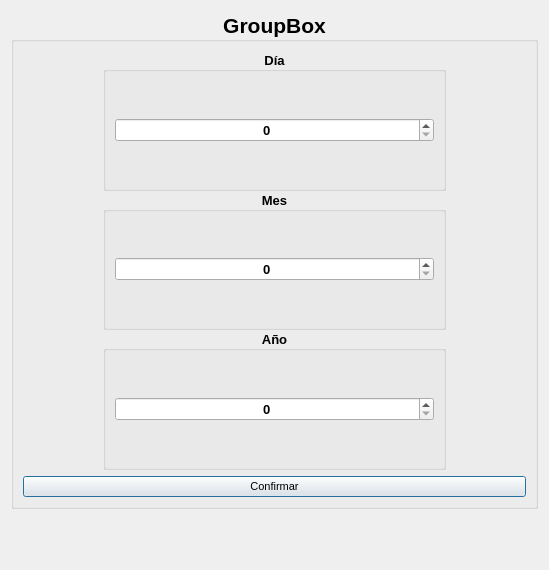
<?xml version="1.0" encoding="UTF-8"?>
<ui version="4.0">
 <class>Elegirfecha3</class>
 <widget class="QDialog" name="Elegirfecha3">
  <property name="geometry">
   <rect>
    <x>0</x>
    <y>0</y>
    <width>549</width>
    <height>570</height>
   </rect>
  </property>
  <property name="windowTitle">
   <string>Dialog</string>
  </property>
  <layout class="QGridLayout" name="gridLayout">
   <item row="0" column="0">
    <layout class="QVBoxLayout" name="verticalLayout">
     <property name="spacing">
      <number>0</number>
     </property>
     <property name="bottomMargin">
      <number>50</number>
     </property>
     <item>
      <widget class="QGroupBox" name="groupBoxFecha">
       <property name="maximumSize">
        <size>
         <width>16777215</width>
         <height>16777215</height>
        </size>
       </property>
       <property name="font">
        <font>
         <pointsize>16</pointsize>
         <weight>75</weight>
         <bold>true</bold>
        </font>
       </property>
       <property name="title">
        <string>GroupBox</string>
       </property>
       <property name="alignment">
        <set>Qt::AlignCenter</set>
       </property>
       <layout class="QVBoxLayout" name="verticalLayout_3">
        <item>
         <layout class="QVBoxLayout" name="verticalLayout_2">
          <property name="spacing">
           <number>0</number>
          </property>
          <property name="leftMargin">
           <number>80</number>
          </property>
          <property name="rightMargin">
           <number>80</number>
          </property>
          <property name="bottomMargin">
           <number>0</number>
          </property>
          <item>
           <widget class="QGroupBox" name="groupBox">
            <property name="maximumSize">
             <size>
              <width>16777215</width>
              <height>16777215</height>
             </size>
            </property>
            <property name="font">
             <font>
              <pointsize>10</pointsize>
              <weight>75</weight>
              <bold>true</bold>
             </font>
            </property>
            <property name="title">
             <string>Día</string>
            </property>
            <property name="alignment">
             <set>Qt::AlignCenter</set>
            </property>
            <layout class="QHBoxLayout" name="horizontalLayout">
             <item>
              <widget class="QSpinBox" name="spinBoxd">
               <property name="alignment">
                <set>Qt::AlignCenter</set>
               </property>
              </widget>
             </item>
            </layout>
           </widget>
          </item>
          <item>
           <widget class="QGroupBox" name="groupBox_2">
            <property name="maximumSize">
             <size>
              <width>16777215</width>
              <height>16777215</height>
             </size>
            </property>
            <property name="font">
             <font>
              <pointsize>10</pointsize>
              <weight>75</weight>
              <bold>true</bold>
             </font>
            </property>
            <property name="title">
             <string>Mes</string>
            </property>
            <property name="alignment">
             <set>Qt::AlignCenter</set>
            </property>
            <layout class="QHBoxLayout" name="horizontalLayout_3">
             <item>
              <widget class="QSpinBox" name="spinBoxm">
               <property name="alignment">
                <set>Qt::AlignCenter</set>
               </property>
              </widget>
             </item>
            </layout>
           </widget>
          </item>
          <item>
           <widget class="QGroupBox" name="groupBoxMensaje">
            <property name="maximumSize">
             <size>
              <width>16777215</width>
              <height>16777215</height>
             </size>
            </property>
            <property name="font">
             <font>
              <pointsize>10</pointsize>
              <weight>75</weight>
              <bold>true</bold>
             </font>
            </property>
            <property name="title">
             <string>Año</string>
            </property>
            <property name="alignment">
             <set>Qt::AlignCenter</set>
            </property>
            <layout class="QHBoxLayout" name="horizontalLayout_4">
             <item>
              <widget class="QSpinBox" name="spinBoxy">
               <property name="alignment">
                <set>Qt::AlignCenter</set>
               </property>
              </widget>
             </item>
            </layout>
           </widget>
          </item>
         </layout>
        </item>
        <item>
         <widget class="QPushButton" name="pushButton">
          <property name="font">
           <font>
            <pointsize>8</pointsize>
            <weight>50</weight>
            <bold>false</bold>
           </font>
          </property>
          <property name="text">
           <string>Confirmar</string>
          </property>
         </widget>
        </item>
       </layout>
      </widget>
     </item>
    </layout>
   </item>
  </layout>
 </widget>
 <resources/>
 <connections/>
</ui>
